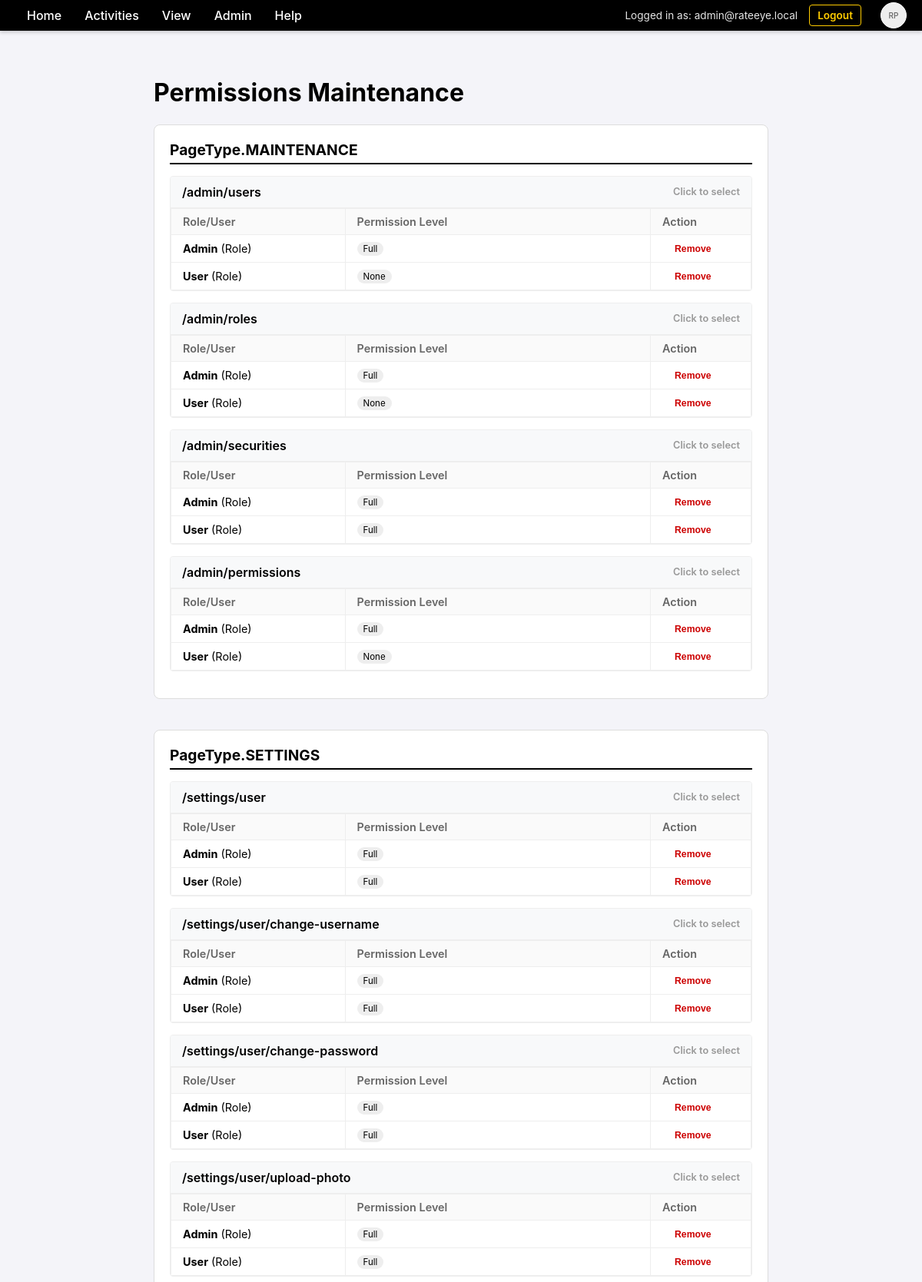
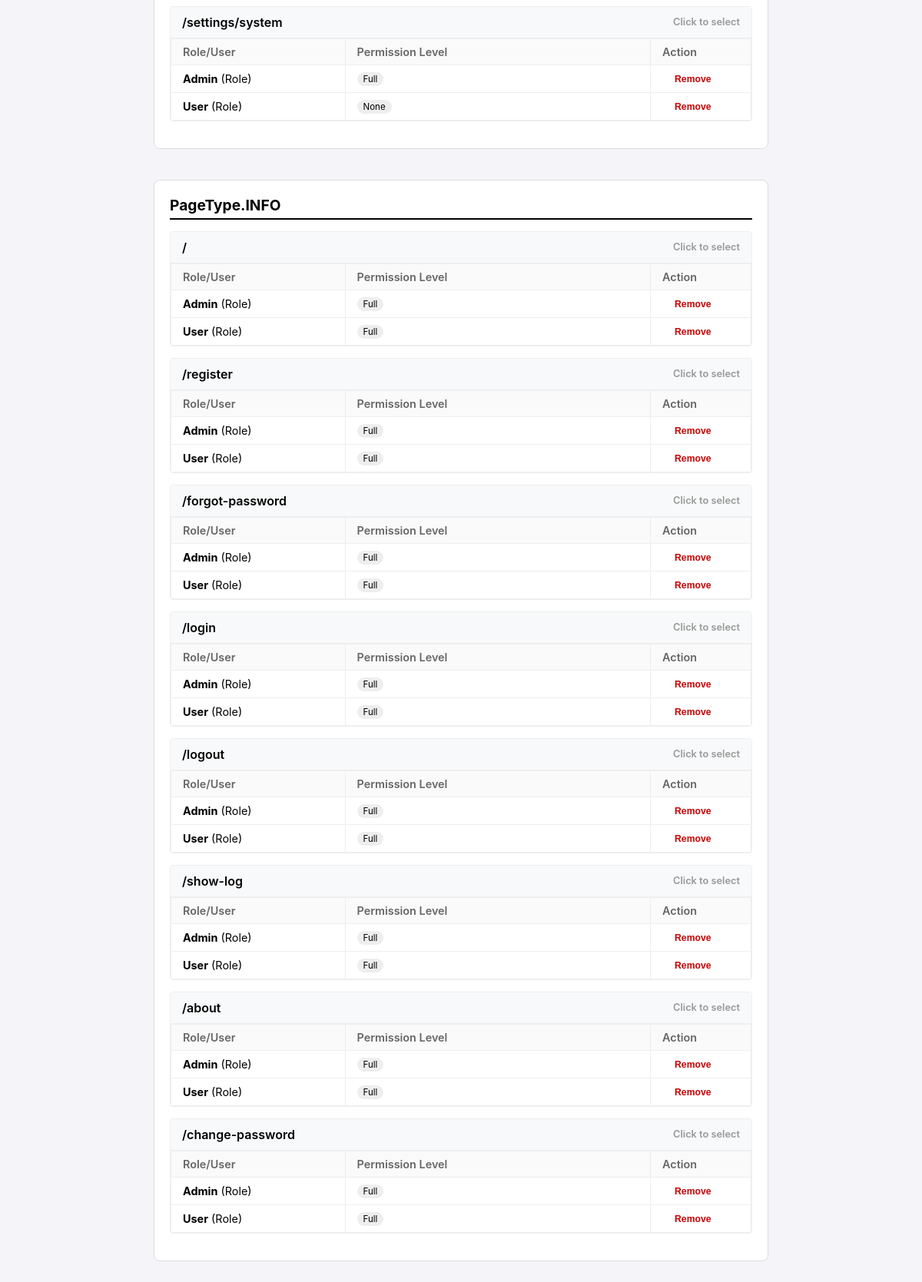
Screenshot of /admin/permissions (signed in) with the database file from the repository (2 pictures, top to bottom).
### database.py (models this page shows)
class User(Base):
    __tablename__ = "users"
    id = Column(Integer, primary_key=True, index=True)
    username = Column(String, unique=True, index=True)
    email = Column(String, unique=True, index=True)
    hashed_password = Column(String, nullable=True)
    is_authorized = Column(Boolean, default=True)
    force_password_change = Column(Boolean, default=False)
    provider = Column(String, default="local")
    profile_json = Column(Text, nullable=True)
    photo_url = Column(String, nullable=True)
    settings = relationship("UserSetting", back_populates="user", cascade="all, delete-orphan")
    roles = relationship("Role", secondary=user_roles, back_populates="users")
    permissions = relationship("Permission", back_populates="user", cascade="all, delete-orphan")

class Role(Base):
    __tablename__ = "roles"
    id = Column(Integer, primary_key=True, index=True)
    name = Column(String, unique=True, index=True)
    description = Column(String)
    users = relationship("User", secondary=user_roles, back_populates="roles")
    permissions = relationship("Permission", back_populates="role", cascade="all, delete-orphan")

class Permission(Base):
    __tablename__ = "permissions"
    id = Column(Integer, primary_key=True, index=True)
    page_path = Column(String, nullable=False) # e.g. "/admin/users"
    page_type = Column(SQLEnum(PageType), nullable=False)
    role_id = Column(Integer, ForeignKey("roles.id"), nullable=True)
    user_id = Column(Integer, ForeignKey("users.id"), nullable=True)
    level = Column(SQLEnum(PermissionLevel), nullable=False, default=PermissionLevel.NONE)
    role = relationship("Role", back_populates="permissions")
    user = relationship("User", back_populates="permissions")

### main.py (the view)
@app.get("/admin/permissions", response_class=HTMLResponse, tags=[PageType.MAINTENANCE])
async def list_permissions(
    request: Request,
    accept_language: str = Header(None),
    user: User = Depends(login_required),
    db: Session = Depends(get_db)
):
    t = get_text(accept_language)
    permissions = db.query(Permission).all()
    roles = db.query(Role).all()
    users = db.query(User).all()
    pages = get_pages()
    grouped = {}
    for pt in PageType:
        grouped[pt] = {}
        for path, p_type in pages:
            if p_type == pt:
                grouped[pt][path] = {}
    for p in permissions:
        pt = p.page_type
        path = p.page_path
        if pt not in grouped: grouped[pt] = {}
        if path not in grouped[pt]: grouped[pt][path] = {}
        subject_key = f"role:{p.role_id}" if p.role_id else f"user:{p.user_id}"
        if subject_key not in grouped[pt][path]:
            grouped[pt][path][subject_key] = {
                "role": p.role,
                "user": p.user,
                "permissions": []
            }
        grouped[pt][path][subject_key]["permissions"].append(p)
    return templates.TemplateResponse(
        request,
        "admin_permissions.html",
        {
            "t": t,
            "user": user,
            "grouped": grouped,
            "roles": roles,
            "users": users,
            "page_types": list(PageType),
            "permission_levels": list(PermissionLevel)
        }
    )

### templates/admin_permissions.html (shortened to what this page needs)
{% extends "base.html" %}
{% block content %}
    <h1>{{ t.heading_permissions_maintenance }}</h1>
    {% for pt_key, pages in grouped.items() %}
    <div class="page-type-section">
        <div class="page-type-header">{{ pt_key }}</div>
        {% for path, subjects in pages.items() %}
        <div class="page-row" data-page-path="{{ path }}">
            <div class="page-row-header">
                <span>{{ path }}</span>
                <span style="font-size: 0.8em; color: #999;">Click to select</span>
            </div>
            {% if subjects %}
            <table>
                <thead>
                    <tr>
                        <th style="width: 30%;">{{ t.label_subject }}</th>
                        <th>{{ t.label_permission_level }}</th>
                        <th style="width: 100px;">{{ t.th_action }}</th>
                    </tr>
                </thead>
                <tbody>
                    {% for s_key, data in subjects.items() %}
                    <tr class="subject-row" data-subject-key="{{ s_key }}" data-page-path="{{ path }}">
                        <td>
                            {% if data.role %}
                                <strong>{{ data.role.name }}</strong> (Role)
                            {% else %}
                                {{ data.user.username or data.user.email }} (User)
                            {% endif %}
                        </td>
                        <td>
                            {% for p in data.permissions %}
                                <span class="perm-badge perm-{{ p.level.value }}">{{ p.level.value }}</span>
                            {% endfor %}
                        </td>
                        <td>
                            <form action="/admin/permissions/delete-subject" method="post" style="display:inline;">
                                <button type="submit" class="remove-btn" onclick="return confirm('{{ t.msg_confirm_delete or 'Clear all permissions for this subject?' }}')">{{ t.btn_remove or 'Clear' }}</button>
                            </form>
                        </td>
                    </tr>
                    {% endfor %}
                </tbody>
            </table>
            {% else %}
                <div style="padding: 15px; color: #999; font-style: italic; font-size: 0.9em;">
                    {{ t.msg_no_permissions }}
                </div>
            {% endif %}
        </div>
        {% endfor %}
    </div>
    {% endfor %}
{% endblock %}

### templates/base.html (shortened to what this page needs)
<!DOCTYPE html>
<html>
<head>
    <link rel="stylesheet" href="/static/css/style.css">
</head>
<body>
    <div class="menu-bar">
        <div class="menu-item" data-href="/">{{ t.item_home or 'Home' }}</div>
        <div class="menu-item">{{ t.menu_activities or 'Activities' }}
        </div>
        <div class="menu-item">{{ t.menu_view }}
        </div>
        <div class="menu-item">{{ t.menu_admin or 'Admin' }}
        </div>
        <div class="menu-item">{{ t.menu_help }}
        </div>
        <div class="user-info">
            {% if user %}
                <span>{{ t.msg_logged_in_as }} {{ user.email }}</span>
                <a href="/logout" style="margin-right: 15px;">{{ t.nav_logout }}</a>
                <div class="menu-item" style="padding: 0;">
                    {% if user.photo_url %}
                        <img src="{{ user.photo_url }}" class="user-photo" alt="User Photo">
                    {% else %}
                        <div class="user-photo" style="display: flex; align-items: center; justify-content: center; font-size: 10px; color: #666;">
                            RP
                        </div>
                    {% endif %}
                </div>
            {% else %}
                <a href="/login">{{ t.nav_login }}</a>
                <a href="/register">{{ t.nav_register }}</a>
            {% endif %}
        </div>
    </div>
    <div class="content">
        {% block content %}{% endblock %}
    </div>
</body>
</html>

### static/css/style.css (style rules this page uses)
body { font-family: -apple-system, BlinkMacSystemFont, "Segoe UI", Roboto, Helvetica, Arial, sans-serif; margin: 0; padding: 0; background-color: #f4f4f9; }
.menu-bar { background-color: #000000; color: #ffffff; display: flex; padding: 0 20px; align-items: stretch; box-shadow: 0 2px 5px rgba(0,0,0,0.2); height: 40px; }
.menu-item { position: relative; padding: 0 15px; cursor: pointer; font-weight: 500; display: flex; align-items: center; }
.content { padding: 40px; max-width: 800px; margin: 0 auto; }
.user-info { margin-left: auto; display: flex; align-items: center; color: white; font-size: 0.85em; }
.user-info span { margin-right: 15px; opacity: 0.9; }
.user-info a { color: #ffcc00; font-weight: 600; text-decoration: none; padding: 5px 10px; border: 1px solid #ffcc00; border-radius: 4px; }
.user-photo { width: 32px; height: 32px; border-radius: 50%; background: #eee; margin-left: 10px; object-fit: cover; border: 1px solid #fff; }

### templates/admin_permissions.html (style rules this page uses)
.page-type-section { margin-bottom: 40px; border: 1px solid #ddd; border-radius: 8px; padding: 20px; background: #fff; }
.page-type-header { font-size: 1.2em; font-weight: bold; border-bottom: 2px solid #000; padding-bottom: 5px; margin-bottom: 15px; }
.page-row { border: 1px solid #eee; margin-bottom: 15px; border-radius: 4px; overflow: hidden; }
.page-row-header { background: #f8f9fa; padding: 10px 15px; font-weight: 600; display: flex; justify-content: space-between; align-items: center; border-bottom: 1px solid #eee; }
table { width: 100%; border-collapse: collapse; background: #fff; }
th, td { border: 1px solid #eee; padding: 8px 15px; text-align: left; font-size: 0.9em; }
th { background-color: #fafafa; color: #666; font-weight: 600; }
.perm-badge { display: inline-block; padding: 2px 8px; border-radius: 12px; background: #eee; font-size: 0.8em; margin-right: 4px; }
.remove-btn { color: #c00; font-weight: bold; border: none; background: none; cursor: pointer; margin-left: 10px; font-size: 0.85em; }

### rows the page displays
User: email "admin@rateeye.local"
Role: role.name "Admin" "Admin" "Admin" "Admin" "Admin" "Admin" "Admin" "Admin" "Admin" "Admin" "Admin" "Admin" "Admin" "Admin" "Admin" "Admin" "Admin"
Permission: level.value "Full"
Role: role.name "User" "User" "User" "User" "User" "User" "User" "User" "User" "User" "User" "User" "User" "User" "User" "User" "User"
Permission: level.value "None"
Permission: level.value "Full"
Permission: level.value "None"
Permission: level.value "Full"
Permission: level.value "Full"
Permission: level.value "Full"
Permission: level.value "None"
Permission: level.value "Full"
Permission: level.value "Full"
Permission: level.value "Full"
Permission: level.value "Full"
Permission: level.value "Full"
Permission: level.value "Full"
Permission: level.value "Full"
Permission: level.value "Full"
Permission: level.value "Full"
Permission: level.value "None"
Permission: level.value "Full"
Permission: level.value "Full"
Permission: level.value "Full"
Permission: level.value "Full"
Permission: level.value "Full"
Permission: level.value "Full"
Permission: level.value "Full"
Permission: level.value "Full"
Permission: level.value "Full"
Permission: level.value "Full"
Permission: level.value "Full"
Permission: level.value "Full"
Permission: level.value "Full"
Permission: level.value "Full"
Permission: level.value "Full"
Permission: level.value "Full"

### other values shown
{{ t.item_home or 'Home' }} "Home"
{{ t.menu_activities or 'Activities' }} "Activities"
{{ t.menu_view }} "View"
{{ t.menu_admin or 'Admin' }} "Admin"
{{ t.menu_help }} "Help"
{{ t.msg_logged_in_as }} "Logged in as:"
{{ t.nav_logout }} "Logout"
{{ t.heading_permissions_maintenance }} "Permissions Maintenance"
{{ pt_key }} "PageType.MAINTENANCE" "PageType.SETTINGS" "PageType.INFO"
{{ path }} "/admin/users" "/admin/roles" "/admin/securities" "/admin/permissions" "/settings/user" "/settings/user/change-username" "/settings/user/change-password" "/settings/user/upload-photo" "/settings/system" "/" "/register" "/forgot-password" "/login" "/logout" "/show-log" "/about" "/change-password"
{{ t.label_subject }} "Role/User" "Role/User" "Role/User" "Role/User" "Role/User" "Role/User" "Role/User" "Role/User" "Role/User" "Role/User" "Role/User" "Role/User" "Role/User" "Role/User" "Role/User" "Role/User" "Role/User"
{{ t.label_permission_level }} "Permission Level" "Permission Level" "Permission Level" "Permission Level" "Permission Level" "Permission Level" "Permission Level" "Permission Level" "Permission Level" "Permission Level" "Permission Level" "Permission Level" "Permission Level" "Permission Level" "Permission Level" "Permission Level" "Permission Level"
{{ t.th_action }} "Action" "Action" "Action" "Action" "Action" "Action" "Action" "Action" "Action" "Action" "Action" "Action" "Action" "Action" "Action" "Action" "Action"
{{ t.btn_remove or 'Clear' }} "Remove" "Remove" "Remove" "Remove" "Remove" "Remove" "Remove" "Remove" "Remove" "Remove" "Remove" "Remove" "Remove" "Remove" "Remove" "Remove" "Remove" "Remove" "Remove" "Remove" "Remove" "Remove" "Remove" "Remove" "Remove" "Remove" "Remove" "Remove" "Remove" "Remove" "Remove" "Remove" "Remove" "Remove"
